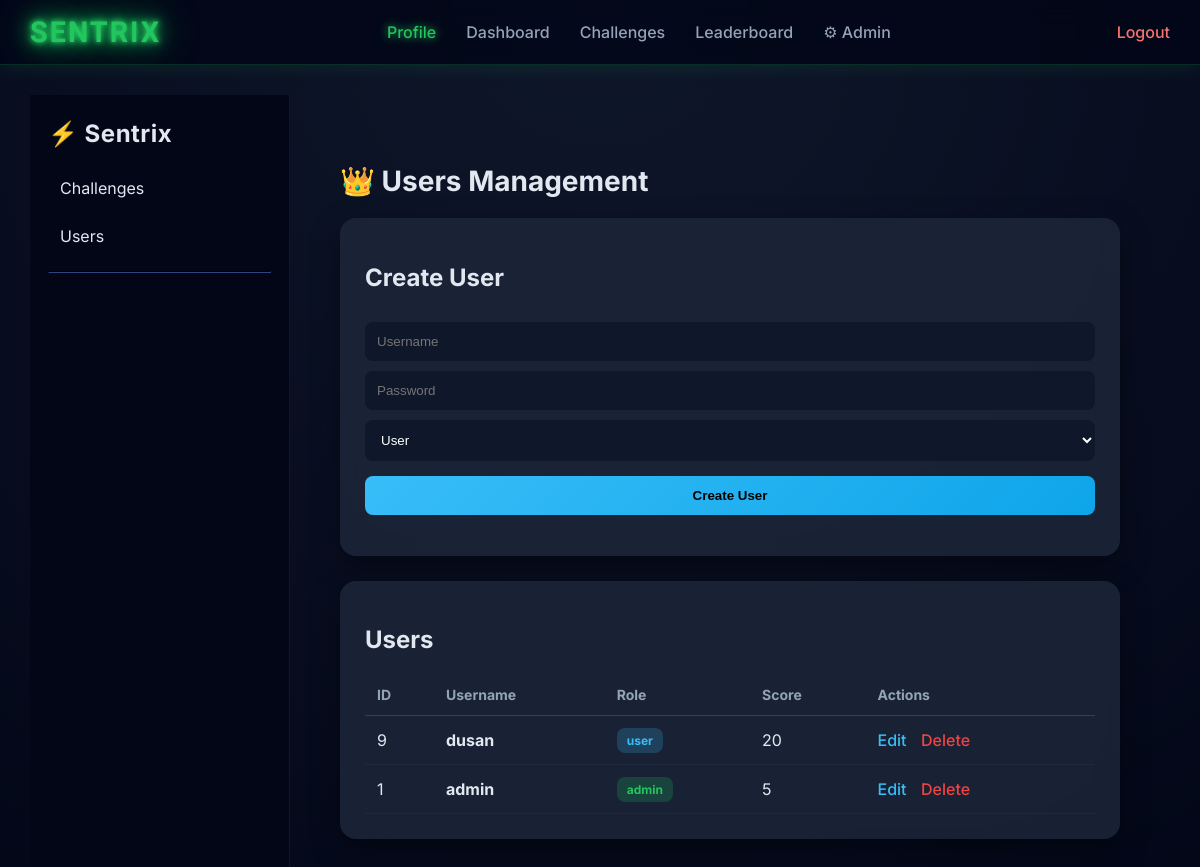
The page /public/admin/users.php (signed in) on the database as committed earlier.
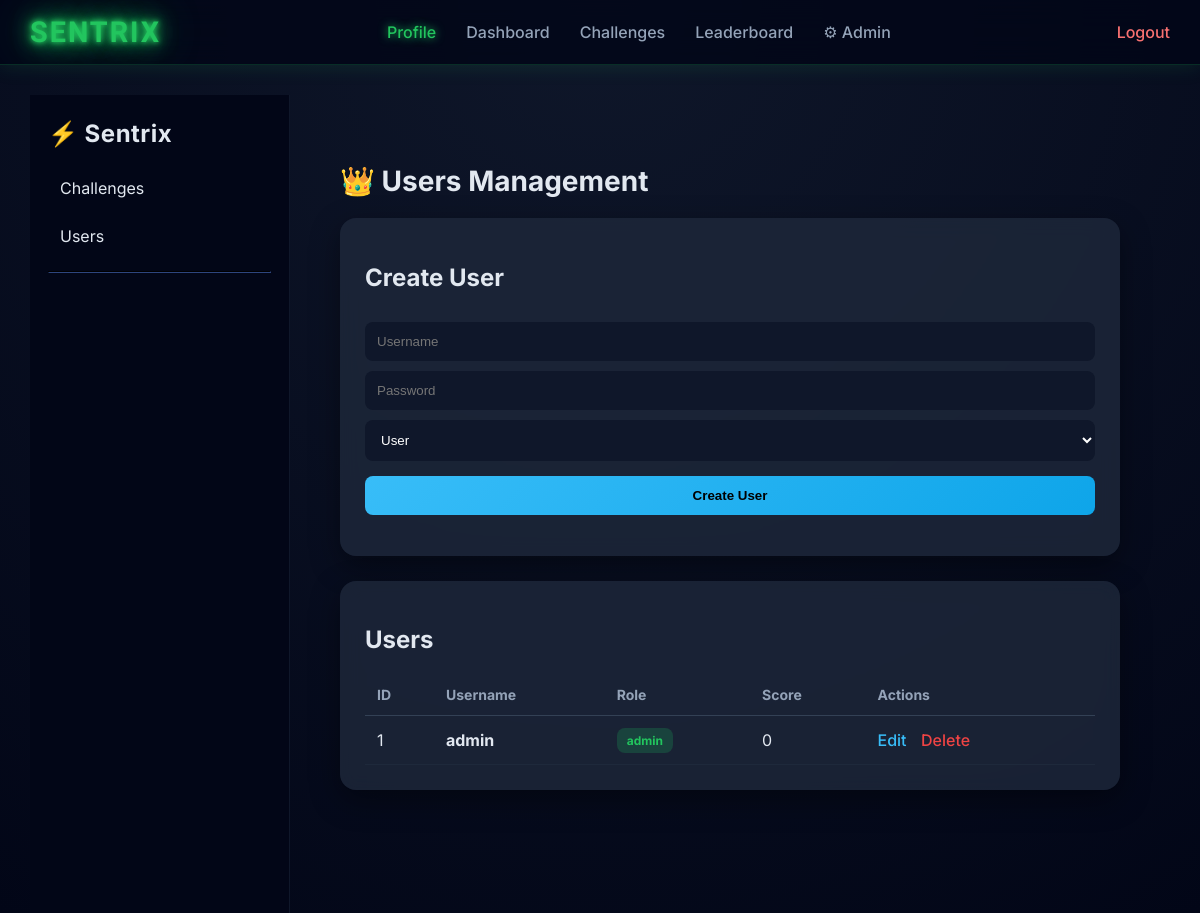
The same page on the database as committed later.
### tables this page shows
CREATE TABLE `users` (
  `id` int(11) NOT NULL,
  `username` varchar(50) DEFAULT NULL,
  `password` varchar(255) DEFAULT NULL,
  `score` int(11) DEFAULT 0,
  `created_at` timestamp NOT NULL DEFAULT current_timestamp(),
  `role` varchar(20) DEFAULT 'user'
);

### public/admin/users.php (the view, shortened to what this page needs)
<?php
$db = new Database();
$conn = $db->connect();
$conn->setAttribute(PDO::ATTR_ERRMODE, PDO::ERRMODE_EXCEPTION);
$action = $_GET['action'] ?? 'list';
$id = filter_input(INPUT_GET, 'id', FILTER_VALIDATE_INT);
$stmt = $conn->query("SELECT id, username, role, score FROM users ORDER BY id DESC");
$users = $stmt->fetchAll(PDO::FETCH_ASSOC);
$editUser = null;
?>
<link rel="stylesheet" href="/Sentrix/css/admin_users.css">
<?php require_once __DIR__ . '/../../views/header.php';?>
<div class="admin-wrapper">
    <?php require_once __DIR__ . '/../../views/admin_sidebar.php'; ?>
  <div class="content">
<div class="admin-container">
<h1>👑 Users Management</h1>
<div class="card">
<h2><?= $action === 'edit' ? 'Edit User' : 'Create User' ?></h2>
<form method="POST" action="?action=<?= $action === 'edit' ? 'edit&id=' . $id : 'create' ?>">
<?php if ($action !== 'edit'): ?>
    <input name="username" placeholder="Username" required>
    <input name="password" type="password" placeholder="Password" required>
<?php else: ?>
    <p>User: <b><?= htmlspecialchars($editUser['username']) ?></b></p>
<?php endif; ?>
<select name="role">
    <option value="user" <?= isset($editUser) && $editUser['role'] === 'user' ? 'selected' : '' ?>>User</option>
</select>
<button>
<?= $action === 'edit' ? 'Update User' : 'Create User' ?>
</button>
</form>
</div>
<div class="card">
<h2>Users</h2>
<div class="table-wrapper">
<table>
<tr>
<th>ID</th>
<th>Username</th>
<th>Role</th>
<th>Score</th>
<th>Actions</th>
</tr>
<?php foreach ($users as $u): ?>
<tr>
<td><?= $u['id'] ?></td>
<td><b><?= htmlspecialchars($u['username']) ?></b></td>
<td>
    <span class="badge <?= $u['role'] === 'admin' ? 'admin-badge' : 'user-badge' ?>">
        <?= $u['role'] ?>
    </span>
</td>
<td><?= $u['score'] ?></td>
<td class="actions">
    <a class="edit" href="?action=edit&id=<?= $u['id'] ?>">Edit</a>
    <a class="delete" href="?action=delete&id=<?= $u['id'] ?>" onclick="return confirm('Delete user?')">Delete</a>
</td>
</tr>
<?php endforeach; ?>
</table>
</div>
</div>
</div>

### views/header.php (shortened to what this page needs)
<!DOCTYPE html>
<html>
<head>
  <link rel="stylesheet" href="/sentrix/css/style.css?v=99">
</head>
<body>
<nav class="nav">
  <div class="nav-left">
    <span class="logo">SENTRIX</span>
  </div>
  <div class="nav-center">
    <a href="/Sentrix/public/profile.php" class="nav-link active" >Profile</a>
    <a href="/Sentrix/index.php" class="nav-link">Dashboard</a>
    <a href="/Sentrix/public/challenges.php" class="nav-link">Challenges</a>
    <a href="/Sentrix/public/leaderboard.php" class="nav-link">Leaderboard</a>
    <?php if (isset($_SESSION['user']) && $_SESSION['user']['role'] === 'admin'): ?>
      <a href="/Sentrix/public/admin/admin.php" class="nav-link">⚙ Admin</a>
  <?php endif; ?>
  </div>
  <div class="nav-right">
    <a href="/Sentrix/public/logout.php" class="nav-link logout">Logout</a>
  </div>
</nav>
<div class="content">

### views/admin_sidebar.php
<?php $current = basename($_SERVER['PHP_SELF']); ?>
<div class="sidebar">
<h2>⚡ Sentrix</h2>
    <a class="<?= $current === 'admin.php' ? 'active' : '' ?>" href="/Sentrix/public/admin/admin.php">Challenges</a>
    <a class="<?= $current === 'users.php' ? 'active' : '' ?>" href="/Sentrix/public/admin/users.php">Users</a>
    <hr style="margin:15px 0; border-color:#0f172a;">
</div>

### css/admin_users.css (style rules this page uses)
:root { --bg: #0f172a; --card: #1e293b; --accent: #38bdf8; --accent2: #22c55e; --danger: #ef4444; --text: #e2e8f0; }
body { background: var(--bg); color: var(--text); font-family: 'Segoe UI', sans-serif; }
.admin-container { max-width: 1200px; margin: auto; padding: 20px; }
.admin-wrapper { display: grid; grid-template-columns: 260px 1fr; min-height: calc(100vh - 60px); }
.sidebar { background: #020617; border-right: 1px solid #0f172a; padding: 24px 18px; position: sticky; top: 0; height: 100%; }
.sidebar h2 { margin: 0 0 20px; font-weight: 700; letter-spacing: .5px; }
.sidebar a { display: block; padding: 10px 12px; margin-bottom: 8px; border-radius: 10px; color: var(--muted); text-decoration: none; transition: 0.2s; }
h1 { font-size: 28px; margin-bottom: 20px; }
.card { background: rgba(30,41,59,0.8); backdrop-filter: blur(10px); border-radius: 16px; padding: 25px; margin-bottom: 25px; box-shadow: 0 10px 30px rgba(0,0,0,0.4); }
input, select { width: 100%; padding: 12px; margin-top: 10px; border-radius: 8px; border: none; background: #0f172a; color: white; outline: none; }
button { margin-top: 15px; background: linear-gradient(135deg, var(--accent), #0ea5e9); border: none; padding: 12px; width: 100%; border-radius: 8px; font-weight: bold; cursor: pointer; transition: 0.2s; }
.table-wrapper { overflow-x: auto; }
table { width: 100%; border-collapse: collapse; }
th { text-align: left; padding: 12px; font-size: 14px; color: #94a3b8; border-bottom: 1px solid #334155; }
td { padding: 14px 12px; border-bottom: 1px solid #1e293b; }
.actions a { margin-right: 10px; text-decoration: none; font-weight: 500; }
.edit { color: var(--accent); }
.delete { color: var(--danger); }
.badge { padding: 5px 10px; border-radius: 6px; font-size: 12px; }
.admin-badge { background: rgba(34,197,94,0.2); color: var(--accent2); }
.user-badge { background: rgba(56,189,248,0.2); color: var(--accent); }

### css/style.css (style rules this page uses)
body { margin: 0; font-family: 'Inter', sans-serif; background: radial-gradient(circle at top, #0f172a, #020617); color: #e2e8f0; overflow-x: hidden; }
.nav { overflow: hidden; position: sticky; top: 0; z-index: 1000; display: flex; justify-content: space-between; align-items: center; padding: 15px 30px; background: rgba(2, 6, 23, 0.8); backdrop-filter: blur(15px); border-bottom: 1px solid rgba(34,197,94,0.2); box-shadow: 0 0 20px rgba(34,197,94,0.15); }
.logo { font-family: 'Orbitron', sans-serif; font-size: 1.8rem; font-weight: 800; letter-spacing: 2px; color: #22c55e; text-shadow: 0 0 5px #22c55e, 0 0 10px #22c55e, 0 0 20px #22c55e, 0 0 40px #22c55e; }
.nav-center { display: flex; gap: 30px; }
.nav-link { position: relative; text-decoration: none; color: #94a3b8; font-weight: 500; transition: 0.3s; }
.nav-link::after { content: ''; position: absolute; bottom: -5px; left: 0; width: 0%; height: 2px; background: #22c55e; box-shadow: 0 0 10px #22c55e; transition: 0.3s; }
.nav-link.active { color: #22c55e; text-shadow: 0 0 10px #22c55e; }
.logout { color: #f87171; }
.content { padding: 30px; }
.badge { padding: 5px 10px; border-radius: 8px; font-size: 0.75rem; font-weight: bold; }

Rows that differ between the two databases and show on the page:
removed users: id "9", username "dusan", role "user", score "20"
changed users "admin": score "5" → "0"
